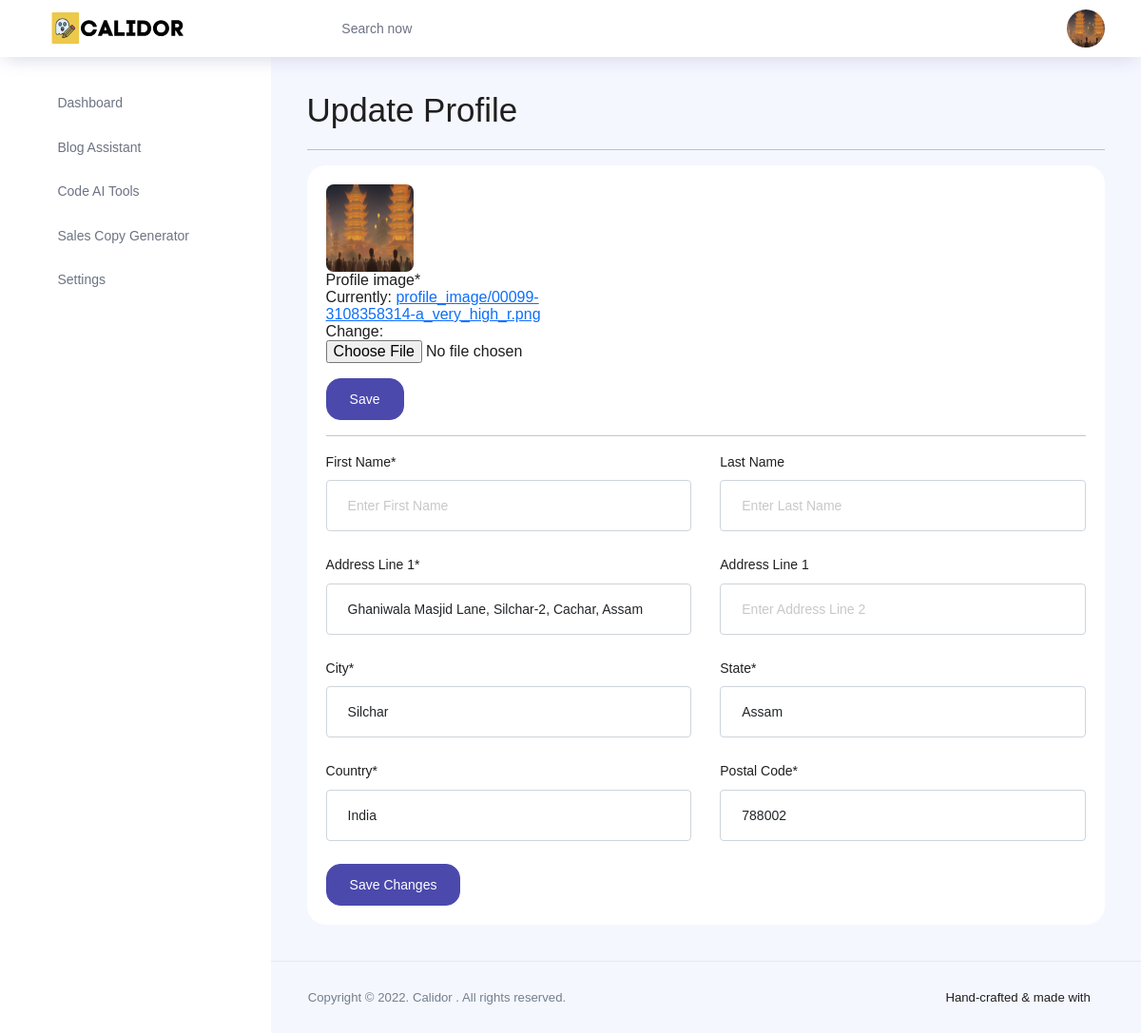
Screenshot of /dashboard/profile/ (signed in) with the database file from the repository.
### dashboard/models.py (models this page shows, shortened)
class Profile(models.Model):
    user = models.OneToOneField(User, on_delete=models.CASCADE)
    addressLine1 = models.TextField(null=True, blank=True, max_length=200)
    addressLine2 = models.TextField(null=True, blank=True ,max_length=200)
    city = models.TextField(null=True, blank=True, max_length=200)
    state = models.TextField(null=True, blank=True, max_length=200)
    country = models.TextField(null=True, blank=True, max_length=200)
    postalCode = models.TextField(null=True, blank=True, max_length=200)
    profile_image = ResizedImageField(size=[200, 200], quality=90, upload_to='profile_image')
    uniqueId = models.CharField(null=True, blank=True, max_length=100)
    slug = models.SlugField(max_length=500, unique=True, blank=True, null=True)
    date_created = models.DateTimeField(blank=True, null=True)
    last_updated = models.DateTimeField(blank=True, null=True)

### dashboard/views.py (the view, shortened to what this page needs)
# urls.py: path('profile/', views.profile, name='profile'),
@login_required
def profile(request):
    context = {}
    profile = request.user
    if request.method == 'GET':
        form  = ProfileForm(instance=request.user.profile, user = request.user)
        image_form = ProfileImageForm(instance=request.user.profile)
        context['form'] = form
        context['image_form'] = image_form
        return render(request, 'dashboard/profile.html', context)

### dashboard/forms.py
class ProfileImageForm(forms.ModelForm):
    class Meta:
        profile_image = forms.ImageField(
                      required=False,
                      label='',
                      widget=forms.FileInput(attrs={'style':'display: none;','class':'form-control'})
                      )
        model=Profile
        fields=['profile_image' ]

### templates/dashboard/profile.html (shortened to what this page needs)
{% extends 'dashboard/main.html' %}
{% load static %}
{% load crispy_forms_tags %}
{% block body %}
<div class="container-fluid page-body-wrapper">
    {% include 'dashboard/sidebar.html' %}
    <div class="main-panel">
        <div class="content-wrapper">
            <div class="row">
                <h2>Update Profile</h2>
            </div>
            <hr>
            <div class="row">
                <div class="col-lg-12">
                    <div class="card">
                        <div class="card-body">
                            <div class="row">
                                <div class="col-lg-12 ">
                                    <div class="">
                                        {% if user.profile.profile_image.name %}
                                        <img src="{{ user.profile.profile_image.url  }}" class="img-lg rounded"
                                            alt="{{user.first_name}}">
                                        {% else %}
                                        <img src="{% static 'images/faces/default.jpg' %}" class="img-lg rounded"
                                            alt="{{user.first_name}}">s
                                        {% endif %}
                                    </div>
                                </div>
                                <div class="col-lg-4 ">
                                    <form action="#" method="post" enctype="multipart/form-data">
                                        {{image_form|crispy}}
                                        <span class="input-group-append mr-4">
                                            <button class="file-upload-browse btn btn-primary mr-5 mt-3" style="margin-right: 15px;"
                                                type="submit">Save</button>
                                        </span>
                                    </form>
                                </div>
                            </div>
                            <hr>
                            <form action="#" method="post">
                                {% crispy form %}
                            </form>
                        </div>
                    </div>
                </div>
            </div>
        </div>
        {% include 'dashboard/footer.html' %}
    </div>
</div>
{% endblock body %}

### templates/dashboard/nav.html (shortened to what this page needs)
    {% load static %}
    <nav class="navbar col-lg-12 col-12 p-0 fixed-top d-flex flex-row">
      <div class="text-center navbar-brand-wrapper d-flex align-items-center justify-content-center">
        <a class="navbar-brand brand-logo mr-5" href="{% url 'homepage' %}"><img src="{% static 'img/logo.svg' %}" class="mr-2" alt="logo"/></a>
      </div>
      <div class="navbar-menu-wrapper d-flex align-items-center justify-content-end">
        <button class="navbar-toggler navbar-toggler align-self-center" type="button" data-toggle="minimize">
          <span class="icon-menu"></span>
        </button>
        <ul class="navbar-nav mr-lg-2">
          <li class="nav-item nav-search d-none d-lg-block">
            <div class="input-group">
              <div class="input-group-prepend hover-cursor" id="navbar-search-icon">
                <span class="input-group-text" id="search">
                  <i class="icon-search"></i>
                </span>
              </div>
              <input type="text" class="form-control" id="navbar-search-input" placeholder="Search now" aria-label="search" aria-describedby="search">
            </div>
          </li>
        </ul>
        <ul class="navbar-nav navbar-nav-right">
          <li class="nav-item nav-profile dropdown">
            <a class="nav-link dropdown-toggle" href="#" data-toggle="dropdown" id="profileDropdown">
              {% if user.profile.profile_image.name %}
              <img src="{{ user.profile.profile_image.url  }}" alt="profile"/>
              {% else %}
              <img src="{% static 'images/faces/default.jpg' %}" alt="profile"/>
              {% endif %}
            </a>
          </li>
        </ul>
      </div>
    </nav>

### rows the page displays
Profile: addressLine1 "Ghaniwala Masjid Lane, Silchar-2, Cachar, Assam", city "Silchar", state "Assam", country "India", postalCode "788002"
